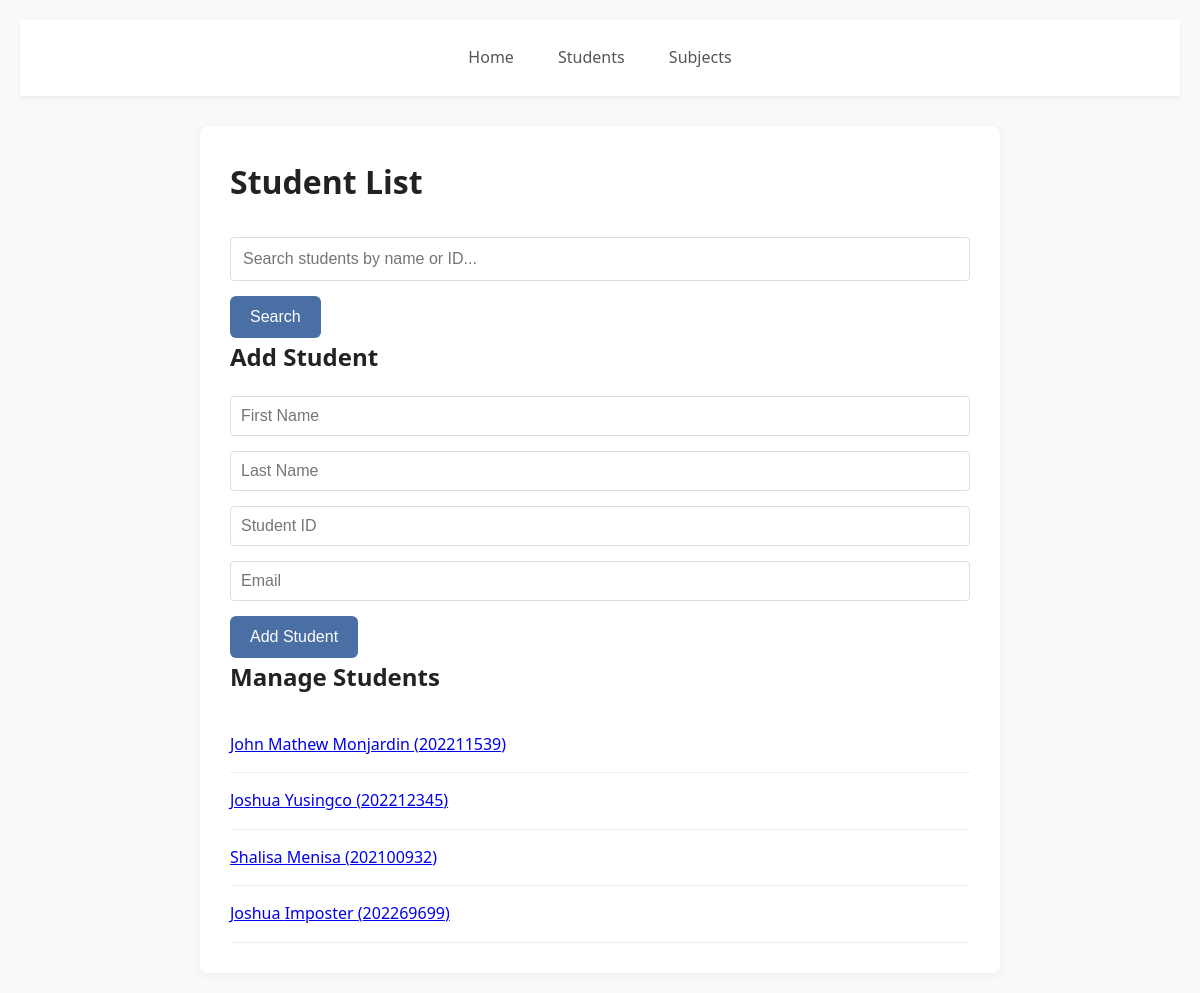
The page /students/ on the database its author committed.
### core/models.py (models this page shows, shortened)
class Student(models.Model):
    first_name = models.CharField(max_length=50)
    last_name = models.CharField(max_length=50)
    student_id = models.CharField(max_length=10, unique=True)
    email = models.EmailField(unique=True)

### core/views.py (the view, shortened to what this page needs)
# urls.py: path('students/', student_list, name='student_list'),
def student_list(request):
    query = request.GET.get('q', '')
    if query:
        students = Student.objects.filter(
            Q(first_name__icontains=query) |
            Q(last_name__icontains=query) |
            Q(student_id__icontains=query)
        )
    else:
        students = Student.objects.all()
    return render(request, 'student_list.html', {'students': students, 'query': query})

### core/templates/student_list.html (shortened to what this page needs)
<!DOCTYPE html>
<html lang="en">
<head>
    <link rel="stylesheet" href="/static/css/styles.css">
</head>
<body>
    <div class="navbar">
        <a href="/">Home</a>
        <a href="/students/">Students</a>
        <a href="/subjects/">Subjects</a>
    </div>
    <div class="container">
        <h1>Student List</h1>
        <div class="search-container">
            <form method="get" action="{% url 'student_list' %}">
                <input type="text" name="q" value="{{ query|default_if_none:'' }}" placeholder="Search students by name or ID...">
                <button type="submit">Search</button>
            </form>
        </div>
        <h2>Add Student</h2>
        <form method="post" action="{% url 'student_list' %}">
            <input type="text" name="first_name" placeholder="First Name" required>
            <input type="text" name="last_name" placeholder="Last Name" required>
            <input type="text" name="student_id" placeholder="Student ID" required>
            <input type="email" name="email" placeholder="Email" required>
            <button type="submit">Add Student</button>
        </form>
        <h2>Manage Students</h2>
        <ul>
            {% for student in students %}
                <li>
                    <a href="{% url 'student_profile' student.id %}">{{ student.first_name }} {{ student.last_name }} ({{ student.student_id }})</a>
                </li>
            {% empty %}
                <li>No students found.</li>
            {% endfor %}
        </ul>
    </div>
</body>
</html>

### core/static/css/styles.css (style rules this page uses)
* { margin: 0; padding: 0; box-sizing: border-box; }
body { font-family: 'Segoe UI', system-ui, sans-serif; line-height: 1.6; color: #333; background-color: #f9f9f9; padding: 20px; }
.navbar { background-color: #fff; padding: 15px 0; margin-bottom: 30px; box-shadow: 0 2px 4px rgba(0,0,0,0.05); text-align: center; }
.navbar a { color: #555; text-decoration: none; padding: 10px 15px; margin: 0 5px; font-weight: 500; transition: all 0.2s ease; display: inline-block; }
.container { max-width: 800px; margin: 0 auto; background: #fff; padding: 30px; border-radius: 8px; box-shadow: 0 2px 10px rgba(0,0,0,0.05); }
h1, h2 { color: #222; margin-bottom: 20px; font-weight: 600; }
button, .welcome-button { background-color: #4a6fa5; color: white; border: none; padding: 12px 20px; border-radius: 6px; cursor: pointer; font-size: 16px; transition: background-color 0.2s ease; text-decoration: none; display: inline-block; }
input, select { padding: 10px; border: 1px solid #ddd; border-radius: 4px; width: 100%; margin-bottom: 15px; font-size: 16px; }
ul { list-style: none; }
li { padding: 15px 0; border-bottom: 1px solid #eee; }
.search-container { margin-top: 30px; }
.search-container input { width: 100%; padding: 12px; border: 1px solid #ddd; }

### rows shown on the page
Student: first_name "John Mathew", last_name "Monjardin", student_id "202211539"
Student: first_name "Joshua", last_name "Yusingco", student_id "202212345"
Student: first_name "Shalisa", last_name "Menisa", student_id "202100932"
Student: first_name "Joshua", last_name "Imposter", student_id "202269699"
